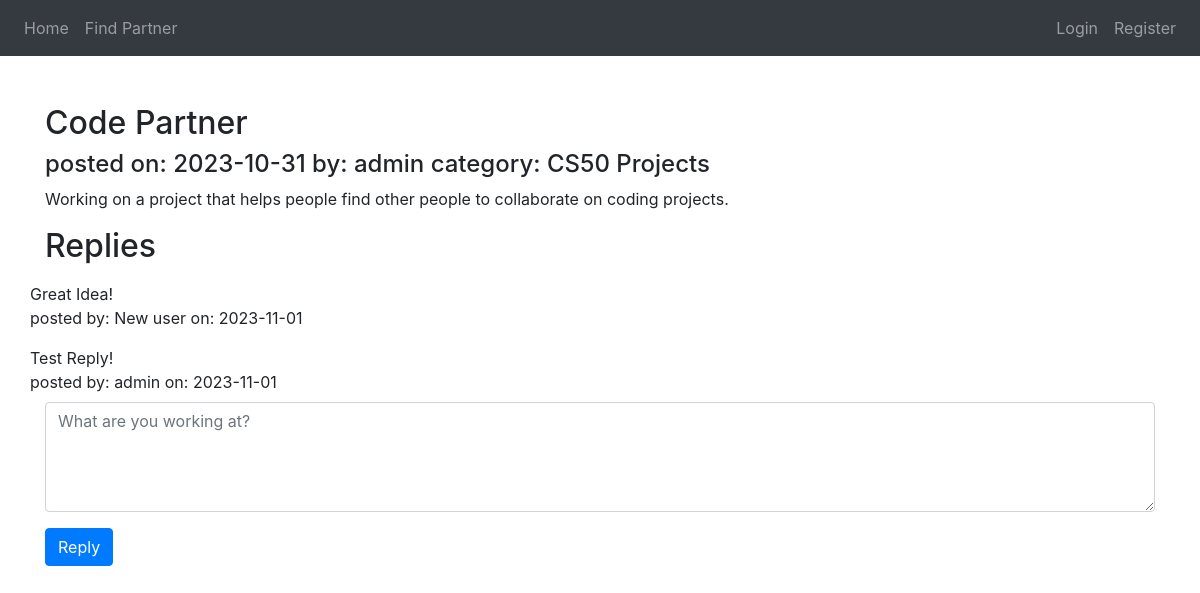
Screenshot of /post/2 with the database file from the repository.
### tables this page shows
CREATE TABLE posts(
    id INTEGER PRIMARY KEY AUTOINCREMENT NOT NULL,
    title TEXT NOT NULL,
    content TEXT NOT NULL,
    user_id INTEGER NOT NULL,
    category_id INTEGER NOT NULL,
    creation_date DATE NOT NULL,
    last_modified DATE NOT NULL,
    FOREIGN KEY (user_id) REFERENCES users(id),
    FOREIGN KEY (category_id) REFERENCES categories(id)
);

CREATE TABLE users(
    id INTEGER PRIMARY KEY AUTOINCREMENT NOT NULL,
    email TEXT UNIQUE NOT NULL,
    username TEXT UNIQUE NOT NULL,
    password_hash TEXT NOT NULL,
    first_name TEXT,
    last_name TEXT,
    birth_date DATE,
    registration_date DATETIME NOT NULL
);

CREATE TABLE categories(
    id INTEGER PRIMARY KEY AUTOINCREMENT NOT NULL,
    category_name TEXT NOT NULL,
    description TEXT NOT NULL,
    parent_cat_id INTEGER
);

CREATE TABLE replies(
    id INTEGER PRIMARY KEY AUTOINCREMENT NOT NULL,
    post_id INTEGER NOT NULL,
    user_id INTEGER NOT NULL,
    content TEXT NOT NULL,
    creation_date DATETIME NOT NULL
);

### app.py (the view)
@app.route("/post/<int:id>", methods=["GET", "POST"])
def post(id):
    if request.method == "POST":
        cursor.execute("INSERT INTO replies (post_id, user_id, content, creation_date) VALUES (?, ?, ?, ?)", (id, int(session["user_id"]), request.form.get("reply"), date.today()))
        conn.commit()
    cursor.execute("""SELECT posts.title, posts.content, posts.creation_date, users.username, categories.category_name
                   FROM posts
                   JOIN users ON users.id = posts.user_id
                   JOIN categories ON categories.id = posts.category_id
                   WHERE posts.id = ?;""", [int(id)])
    post = cursor.fetchall()
    cursor.execute("""SELECT replies.content, replies.creation_date, users.username
                   FROM replies
                   JOIN users ON users.id = replies.user_id
                   WHERE post_id = ?""", [int(id)])
    replies = cursor.fetchall()
    return render_template("post.html", post=post, id = id, replies = replies)

### templates/post.html
{% extends "layout.html" %}
{% block main %}
    <h2>{{post[0][0]}}</h2>
    <h4>posted on: {{post[0][2]}} by: {{post[0][3]}} category: {{post[0][4]}}</h4>
    <p>{{ post[0][1] }}</p>
    <h2>Replies</h2>
    {% for reply in replies %}
    <div class="row py-2 align-items-start">
        {{ reply[0] }}
        <br>
        posted by: {{ reply[2] }} on: {{reply[1]}}
    </div>
    {% endfor %}
    <form action="/post/{{id}}" method="POST" id="replyform">
        <div class="mb-3">
            <textarea class="form-control mx-auto" id="reply" name="reply" form="replyform" rows="4" cols="50" maxlength="140" placeholder="What are you working at?"></textarea>
        </div>
        <button class="btn btn-primary" type="submit">Reply</button>
    </form>
{% endblock %}

### templates/layout.html (shortened to what this page needs)
<html>
    <head>
        <link rel="stylesheet" href="https://cdn.jsdelivr.net/npm/bootstrap@4.1.3/dist/css/bootstrap.min.css">
        <link rel="stylesheet" href="static/styles.css">
    </head>
    <body>
        <nav class="navbar navbar-expand-lg navbar-dark bg-dark">
            <div class="collapse navbar-collapse" id="navbarSupportedContent">
                <ul class="navbar-nav mr-auto">
                    <li class="nav-item">
                        <a class="nav-link" href="/">Home</a>
                    </li>
                    <li class="nav-item">
                        <a class="nav-link" href="/partner">Find Partner</a>
                    </li>
                </ul>
                {% if session["user_id"] %}
                    <ul class="navbar-nav ms-auto">
                        <li class="nav-item">
                            <a class="nav-link" href="/profile">Profile</a>
                        </li>
                        <li class="nav-item">
                            <a class="nav-link" href="/logout">Logout</a>
                        </li>
                    </ul>
                {% else %}
                    <ul class="navbar-nav ms-auto">
                        <li class="nav-item">
                            <a class="nav-link" href="/login">Login</a>
                        </li>
                        <li class="nav-item">
                            <a class="nav-link" href="/register">Register</a>
                        </li>
                    </ul>
                {% endif %}
            </div>
        </nav>
        <main class="container py-5">
            {% block main %}{% endblock %}
        </main>
    </body>
</html>

### rows the page displays
posts: title "Code Partner", creation_date "2023-10-31", content "Working on a project that helps people find other people to collaborate on coding projects."
users: username "admin"
categories: category_name "CS50 Projects"
replies: content "Great Idea!", username "New user", creation_date "2023-11-01"
replies: content "Test Reply!", username "admin", creation_date "2023-11-01"
